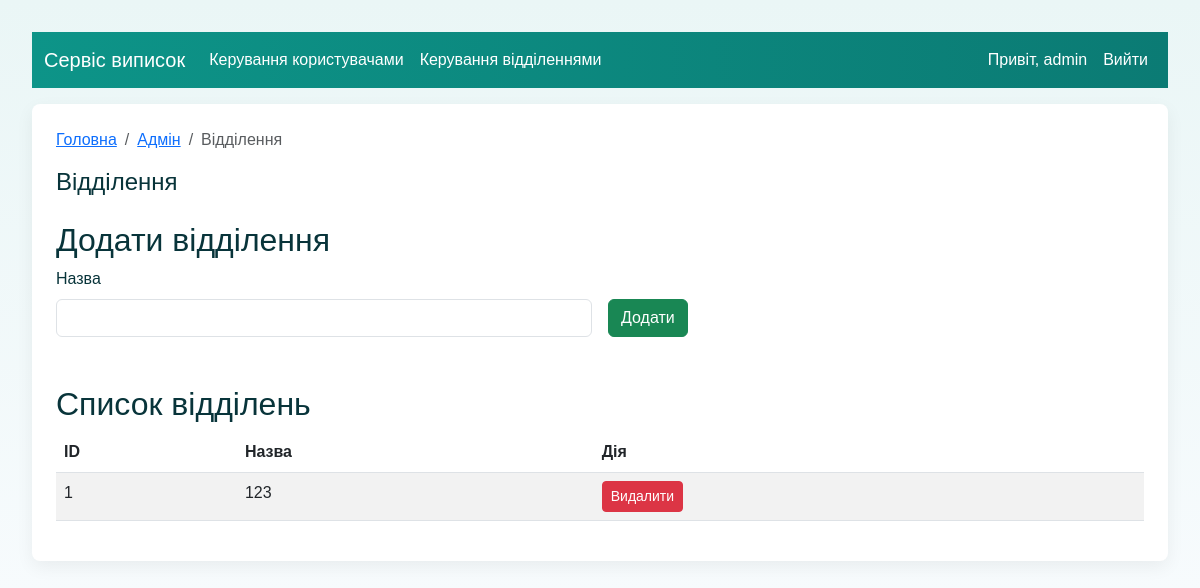
The app's page /admin/departments (signed in), older data.
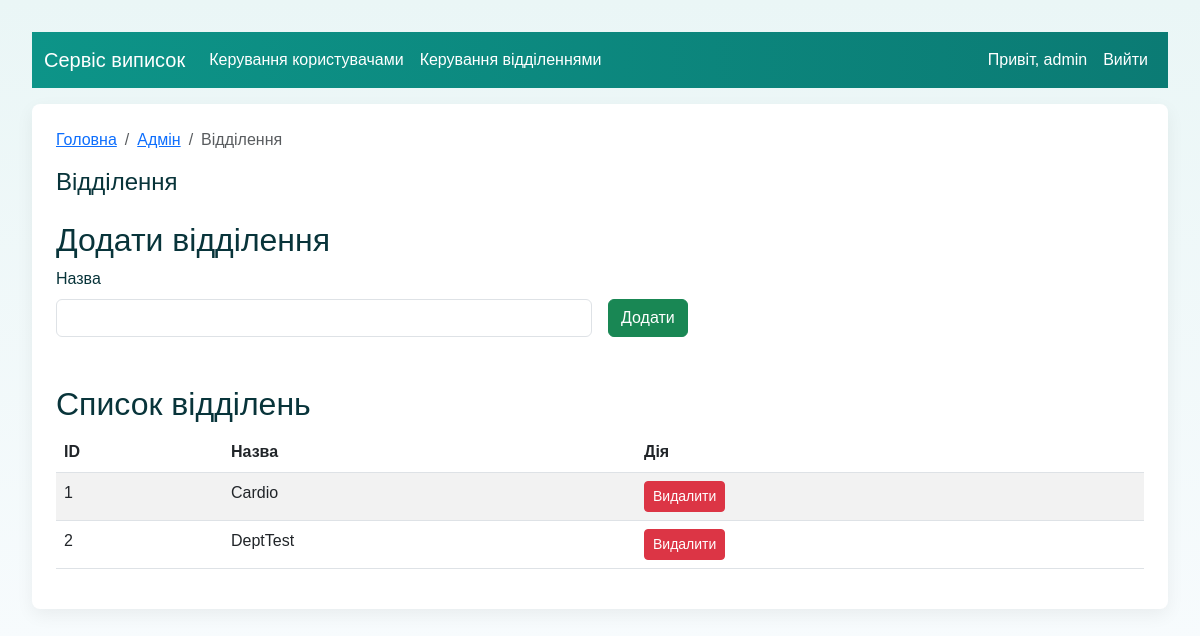
The same page, newer data.
### models.py (models this page shows, shortened)
class User(UserMixin, db.Model):
    __tablename__ = 'users'
    id = db.Column(db.Integer, primary_key=True)
    username = db.Column(db.String(80), unique=True, nullable=False)
    password_hash = db.Column(db.String(128), nullable=False)
    role = db.Column(db.String(20), nullable=False, default='operator')  # operator/editor/admin
    records = db.relationship('Record', backref='creator', lazy=True)

class Department(db.Model):
    __tablename__ = 'departments'
    id = db.Column(db.Integer, primary_key=True)
    name = db.Column(db.String(200), nullable=False, unique=True)
    created_at = db.Column(db.DateTime, default=datetime.utcnow)

### app.py (the view)
    @app.route('/admin/departments')
    @role_required('admin')
    def admin_departments():
        departments = Department.query.order_by(Department.name).all()
        return render_template('admin_departments.html', departments=departments)

### templates/admin_departments.html (shortened to what this page needs)
{% extends "base.html" %}
{% block breadcrumbs %}
  <li class="breadcrumb-item"><a href="{{ url_for('admin_users') }}">Адмін</a></li>
  <li class="breadcrumb-item active" aria-current="page">Відділення</li>
{% endblock %}
{% block content %}
  <h1 class="h4">Відділення</h1>
  <h2 class="mt-4">Додати відділення</h2>
  <form method="post" action="{{ url_for('admin_create_department') }}" class="row gx-3 gy-2 align-items-end">
    <div class="col-sm-6">
      <label class="form-label">Назва</label>
      <input class="form-control" name="name" required>
    </div>
    <div class="col-auto">
      <button class="btn btn-success" type="submit">Додати</button>
    </div>
  </form>
  <h2 class="mt-5">Список відділень</h2>
  <div class="table-responsive">
    <table class="table table-striped">
      <thead>
        <tr><th>ID</th><th>Назва</th><th>Дія</th></tr>
      </thead>
      <tbody>
        {% for d in departments %}
          <tr>
            <td>{{ d.id }}</td>
            <td>{{ d.name }}</td>
            <td>
              <form method="post" action="{{ url_for('admin_delete_department', dept_id=d.id) }}" style="display:inline;" onsubmit="return confirm('Видалити відділення {{ d.name }}?');">
                <button class="btn btn-danger btn-sm" type="submit">Видалити</button>
              </form>
            </td>
          </tr>
        {% endfor %}
      </tbody>
    </table>
  </div>
{% endblock %}

### templates/base.html (shortened to what this page needs)
<!doctype html>
<html lang="uk">
<head>
  <link href="https://cdn.jsdelivr.net/npm/bootstrap@5.3.0/dist/css/bootstrap.min.css" rel="stylesheet">
  <link rel="stylesheet" href="{{ url_for('static', filename='style.css') }}">
</head>
<body>
  <nav class="navbar navbar-expand-lg navbar-dark navbar-medical mb-3">
    <div class="container-fluid">
      <a class="navbar-brand" href="{{ url_for('index') }}">Сервіс виписок</a>
      <div class="collapse navbar-collapse">
        <ul class="navbar-nav me-auto mb-2 mb-lg-0">
          {% if current_user.is_authenticated %}
            {% if current_user.role == 'admin' %}
              <li class="nav-item"><a class="nav-link" href="{{ url_for('admin_users') }}">Керування користувачами</a></li>
              <li class="nav-item"><a class="nav-link" href="{{ url_for('admin_departments') }}">Керування відділеннями</a></li>
            {% endif %}
          {% endif %}
        </ul>
        <ul class="navbar-nav ms-auto">
          {% if current_user.is_authenticated %}
            <li class="nav-item nav-link">Привіт, {{ current_user.username }}</li>
            <li class="nav-item"><a class="nav-link" href="{{ url_for('logout') }}">Вийти</a></li>
          {% endif %}
        </ul>
      </div>
    </div>
  </nav>
  <div class="container">
    <nav aria-label="breadcrumb">
      <ol class="breadcrumb">
        <li class="breadcrumb-item"><a href="{{ url_for('index') }}">Головна</a></li>
        {% block breadcrumbs %}{% endblock %}
      </ol>
    </nav>
    {% block content %}{% endblock %}
  </div>
</body>
</html>

### static/style.css (style rules this page uses)
body { font-family: Arial, sans-serif; margin: 2rem; background: #f7f7f7; }
.container { background: #fff; padding: 1.5rem; border-radius: 6px; box-shadow: 0 2px 6px rgba(0,0,0,0.06); }
body { background: linear-gradient(180deg, #eaf6f6 0%, #f7fbfd 100%); color: #08343a; }
.navbar-medical { background: linear-gradient(90deg,#0d9488,#0b7b74); }
.navbar-medical .navbar-brand, .navbar-medical .nav-link { color: #fff !important; }
.container { background: #ffffff; padding: 1.5rem; border-radius: 8px; box-shadow: 0 6px 18px rgba(10,20,20,0.06); }
.table-striped > tbody > tr:nth-of-type(odd) { background-color: #fbffff; }

Row changes from the older to the newer data that the page shows:
changed Department id 1: name "123" → "Cardio"
added Department: id "2", name "DeptTest"
